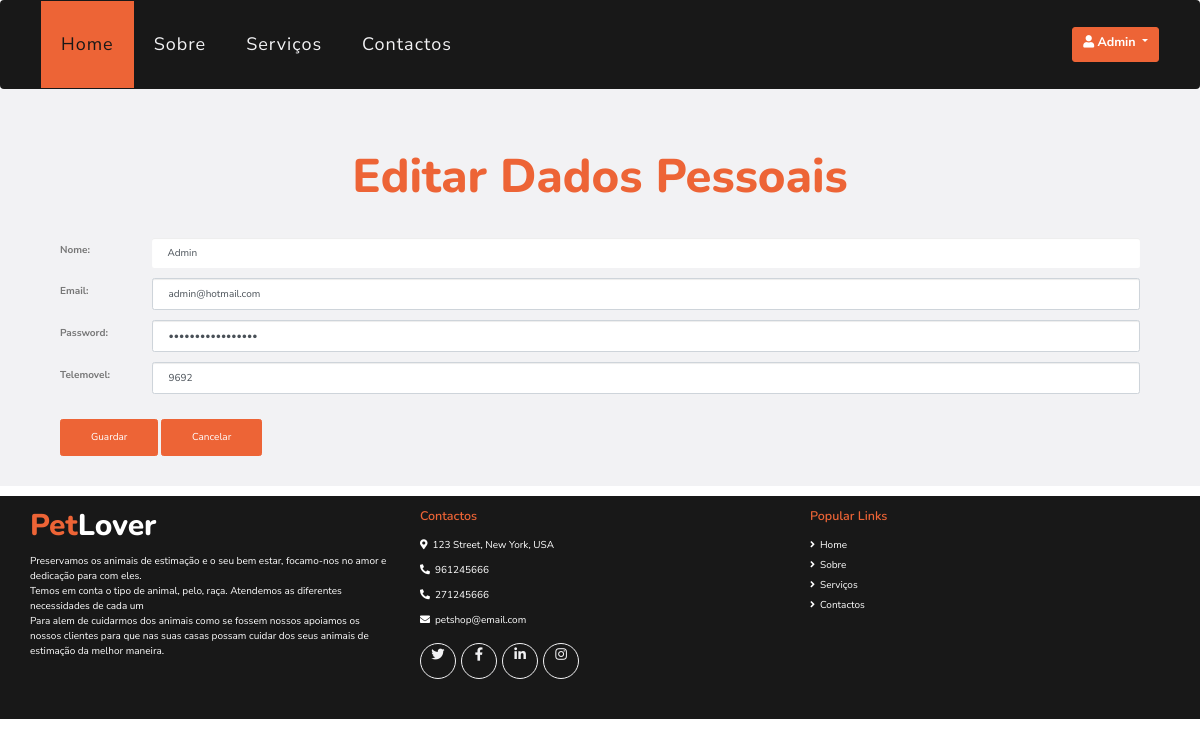
The app's page /paginas/editarDadosPessoais.php?id=5 (signed in) with its own data.
### tables this page shows
CREATE TABLE `utilizadores` (
  `id` int(11) NOT NULL,
  `nomeUtilizador` text NOT NULL,
  `password` text NOT NULL,
  `email` text NOT NULL,
  `telemovel` int(13) NOT NULL,
  `tipo` enum('cliente','funcionario','admin') DEFAULT NULL,
  `imagem` varchar(60) DEFAULT NULL
);

### paginas/editarDadosPessoais.php (the view, shortened to what this page needs)
<!DOCTYPE html>
<html>
<?php
require 'head.php';
if (isset($_GET['id'])) {
    $idutilizador = $_GET['id'];
    $utilizador = mysqli_query($conn, "SELECT * FROM utilizadores WHERE id='$idutilizador'");
    if ($utilizador->num_rows > 0) {
        while ($row = $utilizador->fetch_assoc()) {
            $nomeUtilizador = $row['nomeUtilizador'];
            $email = $row['email'];
            $password = $row['password'];
            $telemovel = $row['telemovel'];
        }
    }
}
?>
<body>
    <?php require 'header.php'; ?>
    <div class="container-fluid bg-light pt-5">
        <div class="container py-5 px-4 px-sm-5">
            <div class="d-flex flex-column text-center">
                <h1 class="display-4 m-0"><span class="text-primary">Editar Dados Pessoais</span> </h1>
            </div>
            <div class="contact-form">
                <form method="POST">
                    <div class="control-group pb-3">
                        <div class="row justify-content-center">
                            <div class="col-1 align-self-center">
                                <label> Nome: </label>
                            </div>
                            <div class="col-11">
                                <input type="text" name="nomeUtilizador" class="form-control border-0 p-4 text-capitalize" placeholder="Nome" <?php echo "value='" . $nomeUtilizador . "'"; ?> required />
                            </div>
                        </div>
                    </div>
                    <div class="control-group pb-3">
                        <div class="row justify-content-center  ">
                            <div class="col-1 align-self-center">
                                <label> Email: </label>
                            </div>
                            <div class="col-11">
                                <input type="email" name="email" class="form-control p-4" placeholder="Email" <?php echo "value='" . $email . "'"; ?> required />
                            </div>
                        </div>
                    </div>
                    <div class="control-group pb-3">
                        <div class="row justify-content-center  ">
                            <div class="col-1 align-self-center">
                                <label> Password: </label>
                            </div>
                            <div class="col-11">
                                <input type="password" name="password" class="form-control p-4" placeholder="Password" <?php echo "value='" . $password . "'"; ?> required />
                            </div>
                        </div>
                    </div>
                    <div class="control-group pb-3">
                        <div class="row justify-content-center  ">
                            <div class="col-1 align-self-center">
                                <label> Telemovel: </label>
                            </div>
                            <div class="col-11">
                                <input type="tel" name="telemovel" class="form-control p-4" placeholder="Telemovel" <?php echo "value='" . $telemovel . "'"; ?> required />
                            </div>
                        </div>
                    </div>
                    <div class="pt-4">
                        <button class="btn btn-primary py-3 px-5" type="submit" name='atualizar'>Guardar</button>
                        <a class="btn btn-primary py-3 px-5" href="dadospessoais.php">Cancelar</a>
                    </div>
                </form>
            </div>
        </div>
    </div>
    <?php require 'footer.php'; ?>
</body>
</html>

### records on screen
utilizadores: nomeUtilizador "Admin", email "admin@hotmail.com", telemovel "9692"

### other values on screen
$_SESSION['nomeUtilizador'] "Admin"
